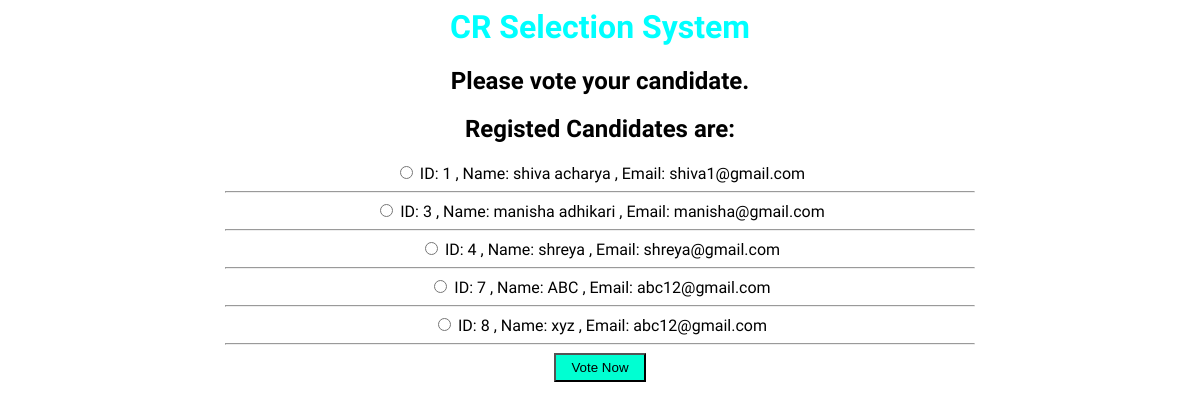
The page /vote.php on the database its author committed.
### tables this page shows
CREATE TABLE `candidate` (
  `id` int(11) NOT NULL,
  `name` varchar(100) NOT NULL,
  `email` varchar(100) NOT NULL,
  `contact` int(10) NOT NULL,
  `votecount` int(50) NOT NULL
);

### vote.php (the view, shortened to what this page needs)
<?php
$servername = "localhost";
$username = "root";
$password = "";
$dbname = "project";
echo "<h1>CR Selection System </h1>";
echo"<h2>Please vote your candidate.</h2>";
echo "<h2>Registed Candidates are:<br></h2>";
$conn = new mysqli($servername, $username, $password, $dbname);
$sql = "SELECT id, name, email FROM candidate";
$result = $conn->query($sql);
?>
<form action='voteCaste.php' method='POST'>
    <table class="table">
<?php
if ($result->num_rows > 0) {
    while($row = $result->fetch_assoc()) {
        echo "<tr><label>";
    	echo "<input type=\"radio\" name=\"chosen_candidate\" value=\"".$row['id']."\">";
        echo " ID: ". $row["id"]. " ,  Name: ". $row["name"]. " , Email: " . $row["email"] . "<br><hr>";
        echo "</label></tr>";
    }
} else {
    echo "0 results";
}
?>
</table>
<input type="submit" value="Vote Now" class="btn">
</form>

### vote.php (style rules this page uses)
h1 { color: aqua; }
.btn { padding:5px 15px; background-color: #00ffd2; }

### rows shown on the page
candidate: id "1", name "shiva acharya", email "shiva1@gmail.com"
candidate: id "3", name "manisha adhikari", email "manisha@gmail.com"
candidate: id "4", name "shreya", email "shreya@gmail.com"
candidate: id "7", name "ABC", email "abc12@gmail.com"
candidate: id "8", name "xyz", email "abc12@gmail.com"
